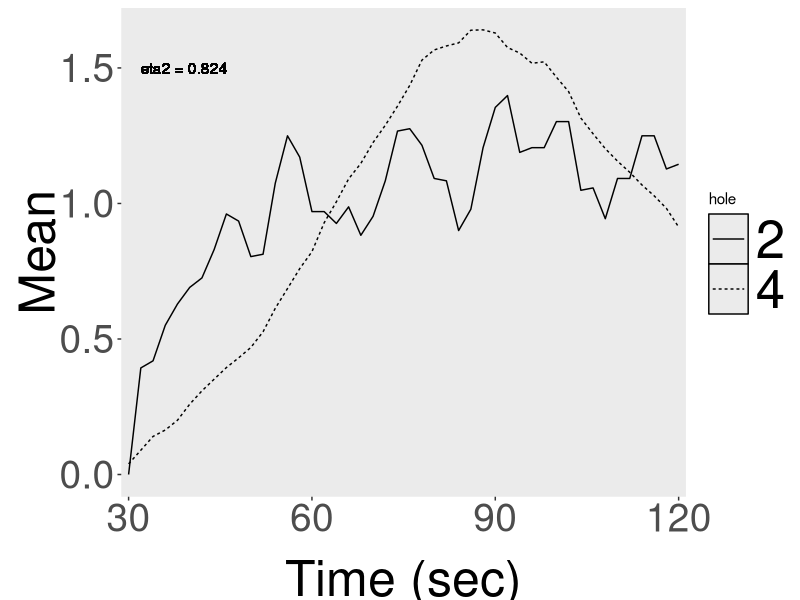

Generate this figure with R:
options(width=250)
library(plyr)
library(reshape2)
library(ggplot2)
library(grid)
library(zoo)
library(xts)

std = function(x, s) {
    x = x[, s]
    sd(x) / sqrt(length(x))
}

m.mean = function(x, s) {
    x = x[, s]
    colMeans(x)
}

eta.square = function(ref, x) {
    overall.sum = sum((ref + x)^2)
    s.norm = sum(ref^2 + x^2)
    s.norm.sq = (sum(ref) + sum(x))^2 / (length(ref) + length(x))
    sst = overall.sum/2 - s.norm.sq
    sstot = s.norm - s.norm.sq
    eta.sq = sst / sstot
    return(eta.sq)
}

format.data = function(rawdata, holes, dates) {
    bin.names = 1:(ncol(rawdata)-11)
    colnames(rawdata) = c('context', 'hole', 'env', 'user', 'prog', 'session',
                    'cage', 'pass', 'ratID', 'Date', 'hour', bin.names)
    rawdata = rawdata[rawdata$hole %in% holes, ]
    rawdata = rawdata[rawdata$Date %in% dates, ]
    rawdata$Date = as.Date(rawdata$Date, format='%d/%m/%Y')
    rawdata = rawdata[order(rawdata$Date), ]
}

scale.x = function(rdata, step, wdw) {
    bins = rdata[, 12:ncol(rdata)]
    bins = t(rollapply(t(bins), width=wdw, by=step, FUN=mean, partial=TRUE, by.column=TRUE))
    rdata = cbind(rdata[, 1:11], bins)
}

translate.x = function(rdata, x) {
  bins = rdata[, 12:ncol(rdata)]
  zeros = as.data.frame(mat.or.vec(nr=nrow(bins), nc=x))
  bins = cbind(zeros, bins)
  colnames(bins) = 1:ncol(bins)
  rdata = cbind(rdata[, 1:11], bins)
}

y.norm = function(rdata, method=mean) {
    rdata$bin = rdata$bin / method(rdata$bin)
    return(rdata)
}


whitelist = c('14/06/2010', '15/06/2010', '16/06/2010', '17/06/2010', '18/06/2010')
aholes = c(2)
bholes = c(4)

# context B
a = read.table('./All_Data_B.txt', header=F, sep='\t')
a = format.data(a, aholes, whitelist)
a = scale.x(a, step=1, wdw=3)
a = translate.x(a, 15)
a = ddply(a, .(hole, context), .fun=m.mean, 12:ncol(a))
a = melt(a, id.vars=c('hole', 'context'), value.name='bin')
a = a[15:60, ]
a = y.norm(a)
colnames(a) = c('hole', 'context', 'bin', 'Mean')

#context B
b = read.table('./All_Data_B.txt', header=F, sep='\t')
b = format.data(b, bholes, whitelist)
b = translate.x(b, 15)
b = scale.x(b, step=1, wdw=3)
b = ddply(b, .(hole, context), .fun=m.mean, 12:ncol(b))
b = melt(b, id.vars=c('hole','context'), value.name='bin')
b = b[15:60, ]
b = y.norm(b)
colnames(b) = c('hole', 'context', 'bin', 'Mean')

# ETA squared
eta.sq = eta.square(a$Mean, b$Mean)


mydata = rbind(a, b)
colnames(mydata) = c('hole','context', 'bin', 'Mean')
mydata$hole = factor(mydata$hole)
print(mydata)

myplot = ggplot(data=mydata, aes(x=bin, y=Mean)) +
        geom_line(aes(group=c(hole), linetype=hole)) +
        geom_text(aes(label=paste('eta2 = ', round(eta.sq, 3), sep=''), x=2, y=1.5, hjust=0))+
        scale_x_discrete(breaks=c(1, 15, 30, 45, 60), labels=c(1, 30, 60, 90, 120)) +
        xlab('Time (sec)') +
        theme(
          panel.grid.major.x = element_blank(),
          panel.grid.minor = element_blank(),
          panel.grid=element_blank(),
          plot.background=element_blank(),
          axis.title = element_text(size=36),
          axis.title.x = element_text(vjust=-0.3),
          axis.title.y = element_text(vjust=0.1),
          axis.text = element_text(size=28),
          #legend.title = element_blank(),
          legend.key = element_rect(colour = 'black'),
          legend.key.width=unit(1,'cm'),
          legend.key.height=unit(1,'cm'),
          legend.text = element_text(size=38)
        )

print(myplot)
print(eta.sq)
